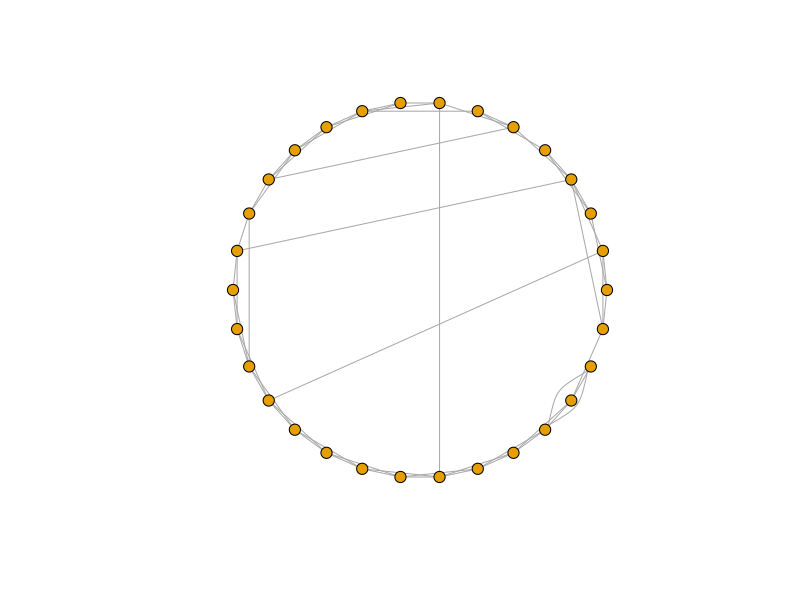
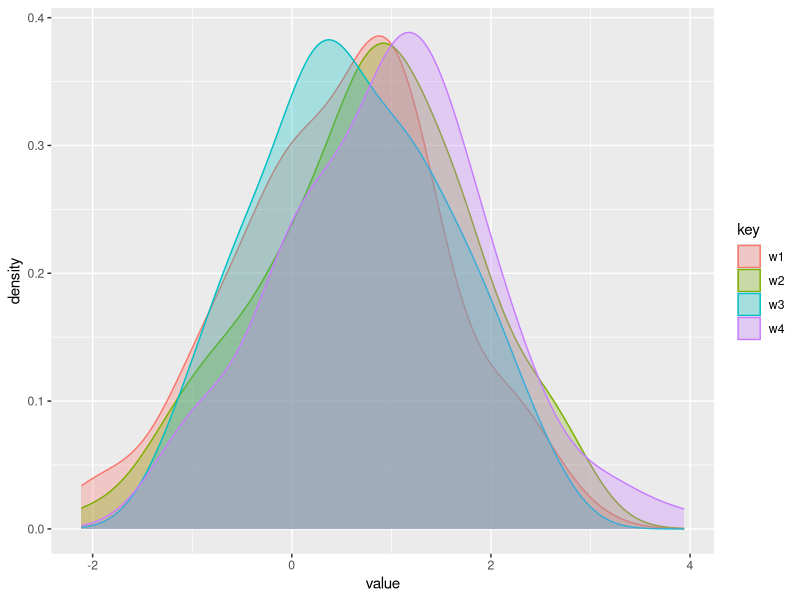
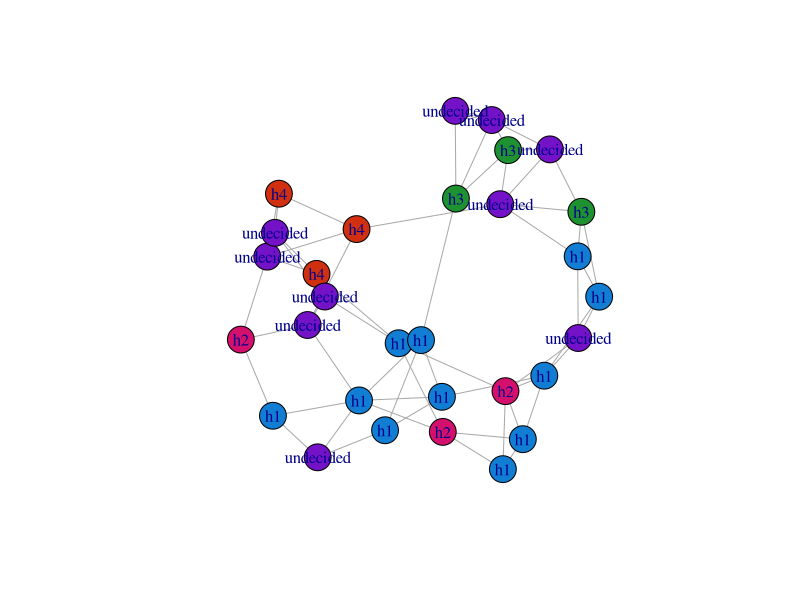
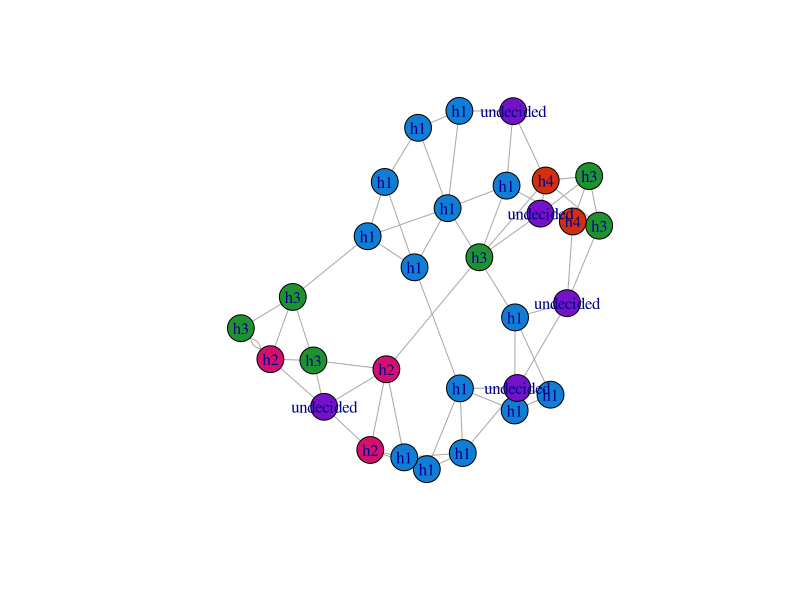
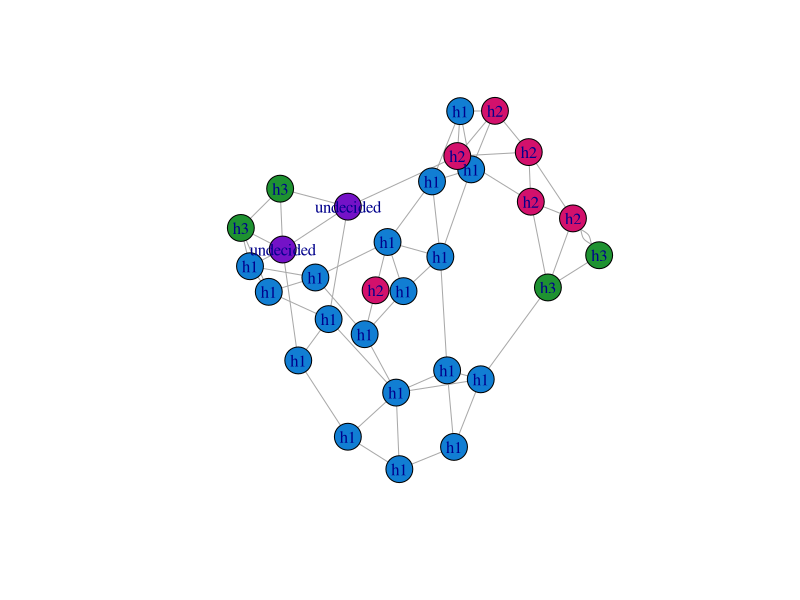
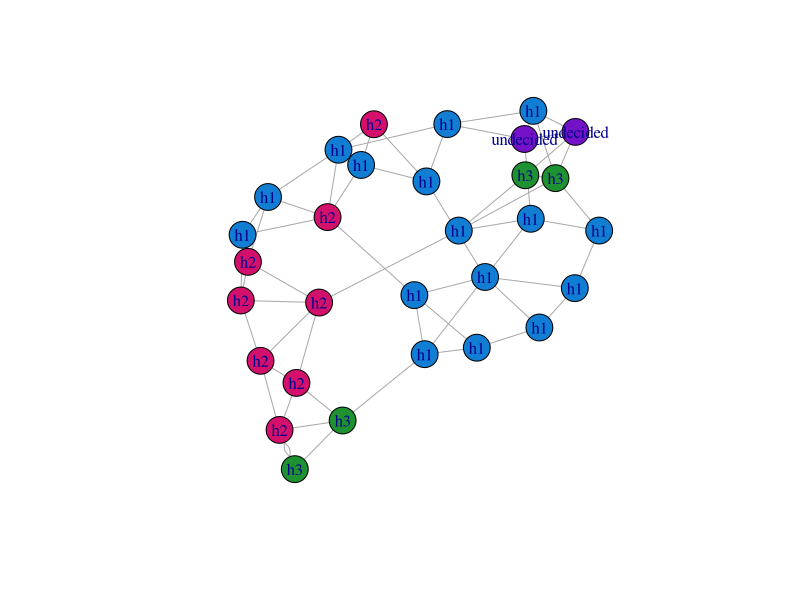
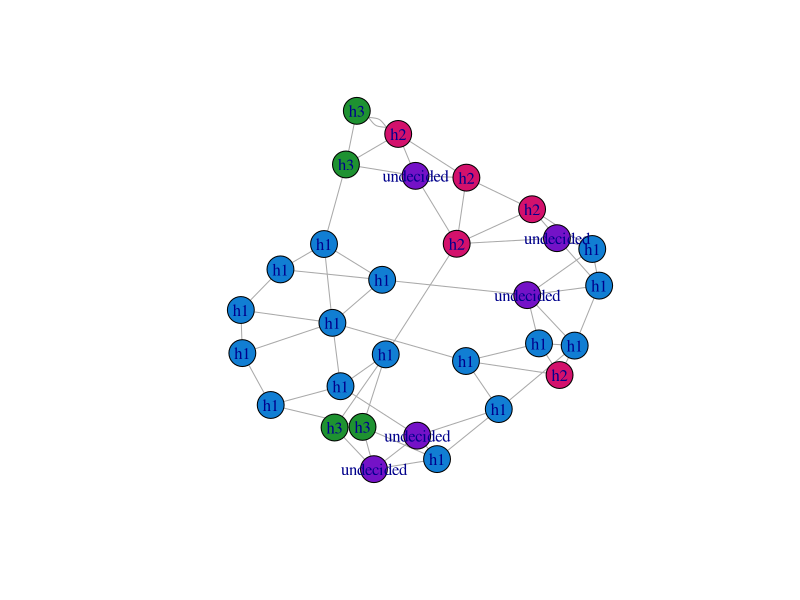
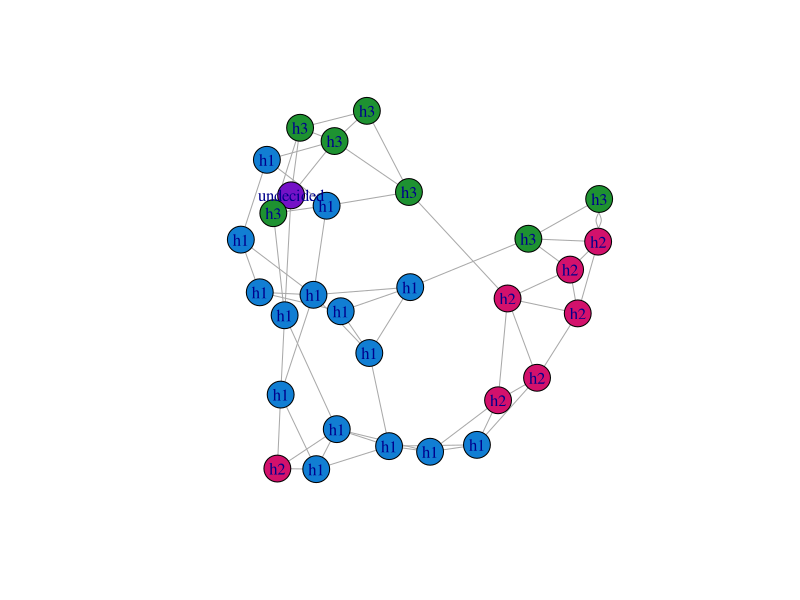

These charts were generated, in order, by the following R code:
## ---- chunk 1
knitr::opts_chunk$set(echo = TRUE)
## ---- chunk 2

library(tidyverse)
library(igraph)
## ---- chunk 3

# Create small world network 

sw_network <- sample_smallworld(dim = 1, size = 30, nei = 2, p = 0.1, 10, loops = F)

# Visualize it 

plot(sw_network, vertex.size = 6, vertex.label = NA, layout = layout_in_circle)

## ---- chunk 4

# Extract network matrix 

net_matrix <- as.matrix(sw_network[])

## ---- chunk 5

# Create empty dataframe for the weights of preferences

data <- tibble(agent = 1:30, 
               h1 = 1, 
               h2 = 1, 
               h3 = 1, 
               h4 = 1)

## ---- chunk 6
values <- tibble(w4 = rnorm(1, 1, n = 100), 
                 w2 = rnorm(0.5, 1, n = 100), 
                 w3 = rnorm(0.75, 1, n = 100), 
                 w1 = rnorm(0.25, 1, n = 100)) %>% 
  gather()

values %>% 
  ggplot(aes(x = value, color = key)) + 
  geom_density(aes(fill = key ), alpha = 0.3)

## ---- chunk 7


go <- function(x) {

# Draw from each distribution according to the weight of each actor 

w1 <- rnorm(0.25, 1, n = data$h1[x])

w2 <- rnorm(0.5, 1, n = data$h2[x])

w3 <- rnorm(0.75, 1, n = data$h3[x])

w4 <- rnorm(1, 1, n = data$h4[x])

# Concatenate all values into a dataframe

draws <- data.frame(w1, w2, w3, w4) %>% gather()

# Which distribution produced the draw closest to zero 

lowest <- draws %>% 
  mutate(value = abs(value)) %>% 
  filter(value == min(value))

played <- lowest$key

 
}

# Create vector of heuristics played on first round 

disp <-  map_chr(c(1:30), go)
## ---- chunk 8

for (i in 1:30) {
  
# Find the neighbors of my agent

neighbors <- which(net_matrix[i,] != 0)

# Dispositions that should be updated

to_update <- disp[neighbors]

w_w1 <- sum(str_detect("w1", to_update))

w_w2 <- sum(str_detect("w2", to_update))

w_w3 <- sum(str_detect("w3", to_update))

w_w4 <- sum(str_detect("w4", to_update))

# Update the weights on the original dataframe 

data$h1[i] <- data$h1[i] + w_w1
data$h2[i] <- data$h2[i] + w_w2
data$h3[i] <- data$h3[i] + w_w3 
data$h4[i] <- data$h4[i] + w_w4

}  
  

## ---- chunk 9

# Create column for the current conviction of each agent or whether they are undecided 

d_graph <- data %>% 
  mutate(conviction = case_when(h1 > h2 & h1 > h3 & h1 > h4 ~ "h1", 
                                h2 > h1 & h2 > h3 & h2 > h4 ~ "h2", 
                                h3 > h1 & h3 > h2 & h3 > h4 ~ "h3", 
                                h4 > h1 & h4 > h2 & h4 > h3 ~ "h4", 
                                h1 == h2 | h1 == h3 | h1 == h4 | h2 == h3 | h2 == 4 | h3 == h4 ~ "undecided"))


# Add convictions to the network 

V(sw_network)$conviction <- d_graph$conviction



V(sw_network)$color <- ifelse(V(sw_network)$conviction == "h1", "#117ed3", 
                              ifelse(V(sw_network)$conviction == "h2", "#d3116c", 
                                     ifelse(V(sw_network)$conviction == "h3", "#1e9231", 
                                            ifelse(V(sw_network)$conviction == "h4", "#d13010", 
                                                   ifelse(V(sw_network)$conviction == "undecided", "#7412c7", "NA")))))




plot(sw_network, vertex.color = V(sw_network)$color, col="#777777", vertex.label=V(sw_network)$conviction)
## ---- chunk 10

after_each_round <- matrix(0, 30, 250)

for (k in 1:250) {
  
  w1 <- 0
  w2 <- 0
  w3 <- 0
  w4 <- 0
  disp <- matrix(0, 30)
  
  for (i in 1:30) {
    
    # Draw from each distribution according to the weight of each actor 
    
    w1 <- rnorm(0.25, 1, n = data$h1[i])
    
    w2 <- rnorm(0.5, 1, n = data$h2[i])
    
    w3 <- rnorm(0.75, 1, n = data$h3[i])
    
    w4 <- rnorm(1, 1, n = data$h4[i])
    
  
    # Concatenate all values into a list
    
    draw_list <- list("w1" = w1, 
                      "w2" = w2, 
                      "w3" = w3, 
                      "w4" = w4)
    
    # Take the absolute value of each draw
    
    absolute_draws <- map(draw_list, abs)
    
    # What is the minimum? 
    
    draws <- map_dbl(absolute_draws, min)
    
    # add that to the dispositions 
    
    disp[i, ] <-names(which.min(draws))
    
  }
  
  for (j in 1:30) {
    
    
    # Find the neighbors of my agent
    
    neighbors <- which(net_matrix[j,] != 0)
    
    # Dispositions that should be updated
    
    to_update <- disp[neighbors]
    
    w_w1 <- sum(str_detect("w1", to_update))
    
    w_w2 <- sum(str_detect("w2", to_update))
    
    w_w3 <- sum(str_detect("w3", to_update))
    
    w_w4 <- sum(str_detect("w4", to_update))
    
    # Update the weights on the original dataframe 
    
    data$h1[j] <- data$h1[j] + w_w1
    data$h2[j] <- data$h2[j] + w_w2
    data$h3[j] <- data$h3[j] + w_w3 
    data$h4[j] <- data$h4[j] + w_w4
    
  }  
  
  d_graph <- data %>% 
    mutate(conviction = case_when(h1 > h2 & h1 > h3 & h1 > h4 ~ "h1", 
                                  h2 > h1 & h2 > h3 & h2 > h4 ~ "h2", 
                                  h3 > h1 & h3 > h2 & h3 > h4 ~ "h3", 
                                  h4 > h1 & h4 > h2 & h4 > h3 ~ "h4", 
                                  h1 == h2 | h1 == h3 | h1 == h4 | h2 == h3 | h2 == 4 | h3 == h4 ~ "undecided"))
  
  
  after_each_round[, k] <- d_graph$conviction
  
  if (k %% 50) { 
    
    V(sw_network)$conviction <- d_graph$conviction
    
    
    
    V(sw_network)$color <- ifelse(V(sw_network)$conviction == "h1", "#117ed3", 
                                  ifelse(V(sw_network)$conviction == "h2", "#d3116c", 
                                         ifelse(V(sw_network)$conviction == "h3", "#1e9231", 
                                                ifelse(V(sw_network)$conviction == "h4", "#d13010", 
                                                       ifelse(V(sw_network)$conviction == "undecided", "#7412c7", "NA")))))
    
    
    
    
    plot(sw_network, vertex.color = V(sw_network)$color, col="#777777", vertex.label=V(sw_network)$conviction)
    }
}
